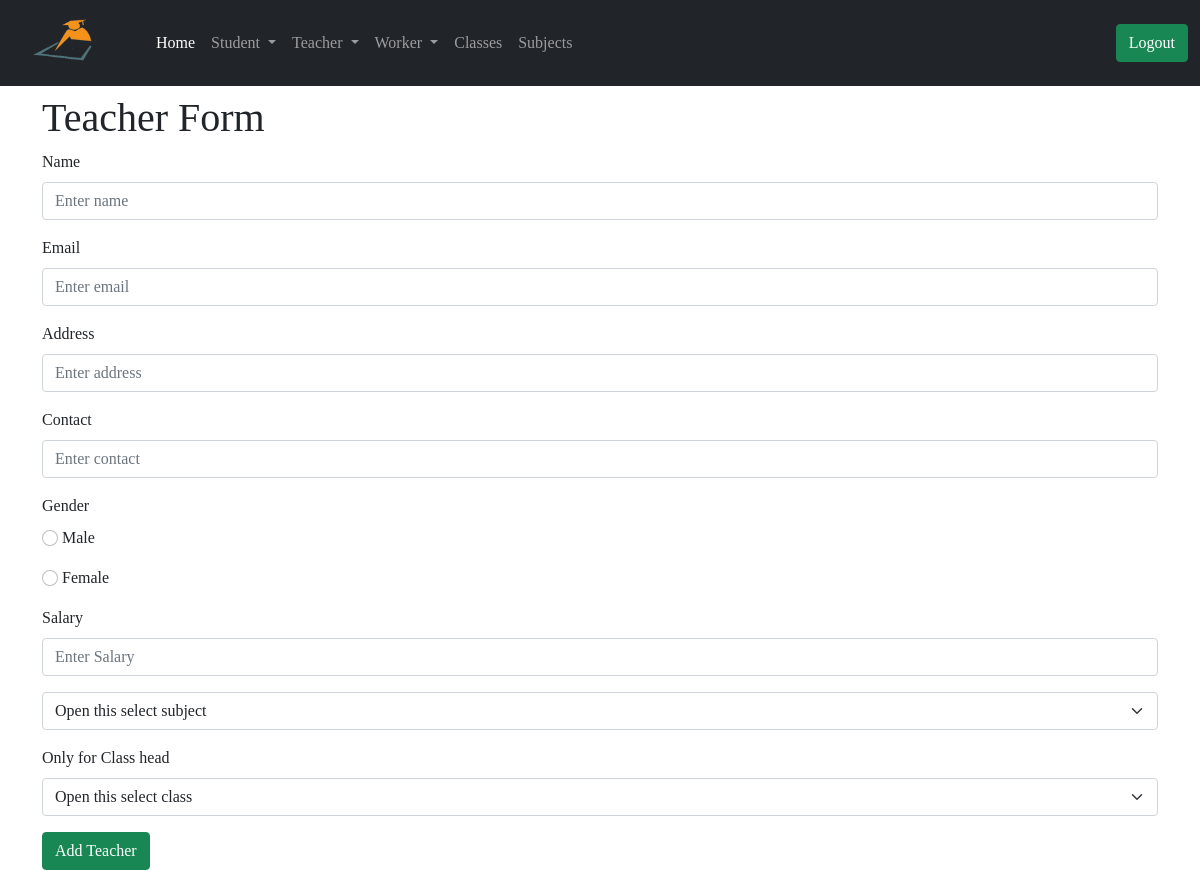
/admin/update_teacher/5 (signed in), run on an earlier commit of the app's database.
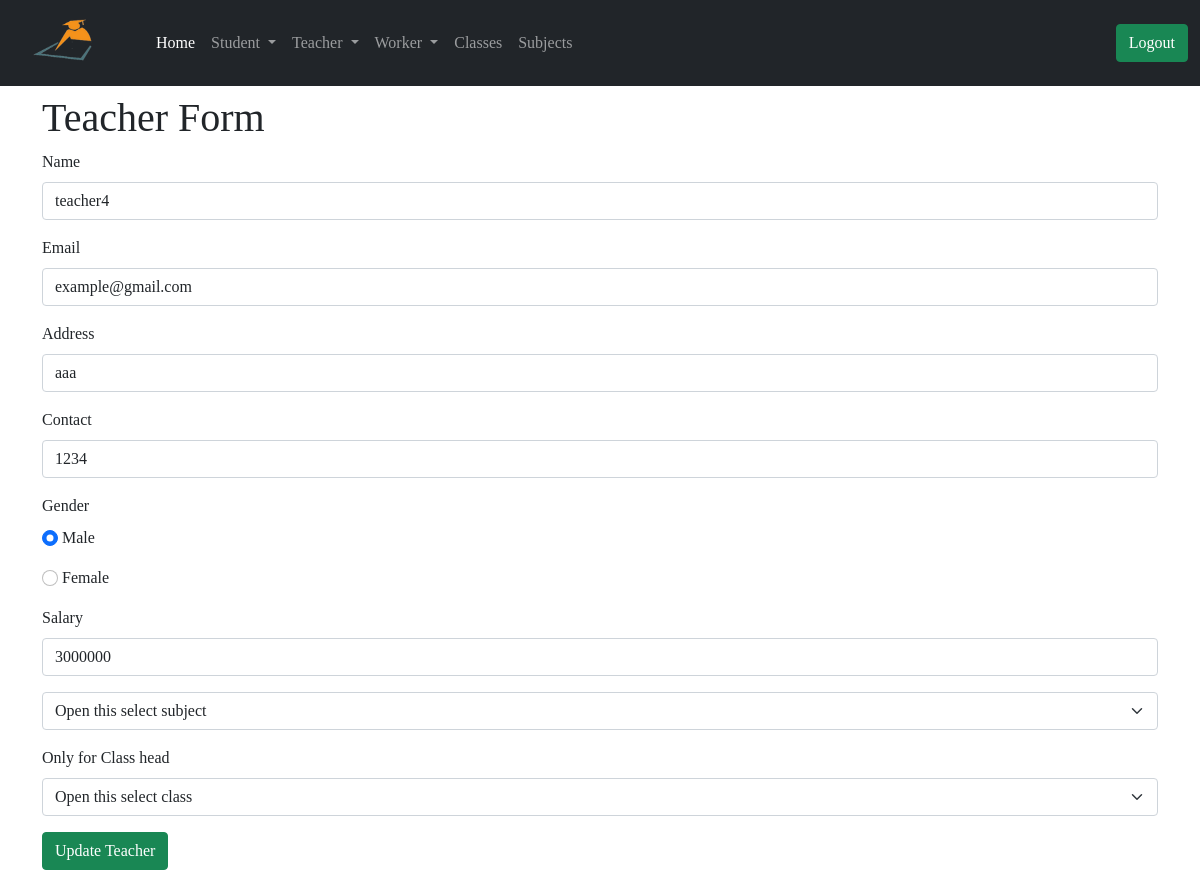
And on a later commit of the database.
### app/models.py (models this page shows, shortened)
class Teacher(db.Model):
    id = db.Column(db.Integer, primary_key=True)
    tech_name = db.Column(db.String(64))
    email = db.Column(db.String(64))
    tech_address = db.Column(db.String(128))
    tech_contact = db.Column(db.String(64))
    gender = db.Column(db.String(64))
    salary = db.Column(db.String(64))
    join_date = db.Column(db.DateTime, default=datetime.utcnow())
    admin_id = db.Column(db.Integer, db.ForeignKey('user.id'))
    tech_subject = db.Column(db.Integer, db.ForeignKey('subject.id'))
    tech_class = db.Column(db.Integer, db.ForeignKey('class.id'))
    uploadlecture = db.relationship('UploadLecture', backref='t_lecture')

### app/routes.py (the view, shortened to what this page needs)
@app.route('/admin/update_teacher/<id>', methods=['GET', 'POST'])
@login_required
def update_teacher(id):
    subjects = Subject.query.all()
    teacher = Teacher.query.filter_by(id=id).first()
    return render_template('admin/add_teacher.html', title='Update Teacher', teacher=teacher, subjects=subjects)

### app/models.py (called while the page is built)
@login.user_loader
def load_user(id):
    return User.query.get(int(id))

    def __repr__(self):
        return 'Subject {}'.format(self.sub_name)

### app/routes.py (called while the page is built)
@app.before_request
def before_request():
    g.user = None
    if 'teacher_id' in session:
        user = Teacher.query.filter_by(id=session['teacher_id']).first()
        g.user = user

@app.before_request
def std_before_request():
    g.std_user = None
    if 'student_id' in session:
        std_user = Student.query.filter_by(id=session['student_id']).first()
        g.std_user = std_user

### app/templates/admin/add_teacher.html (shortened to what this page needs)
{% extends 'admin/base.html' %}
{% block content %}
<div class="container mt-2">
<h1>Teacher Form</h1>
<form method="POST">
    <div class="mb-3">
      <label for="Inputname" class="form-label">Name</label>
      <input type="text" class="form-control" name="tech_name" value="{{teacher.tech_name}}" id="Inputname" placeholder="Enter name" required>
    </div>
    <div class="mb-3">
        <label for="Inputname" class="form-label">Email</label>
        <input type="email" class="form-control" name="email" value="{{teacher.email}}" id="Inputname" placeholder="Enter email" required>
    </div>
    <div class="mb-3">
        <label for="Inputaddress" class="form-label">Address</label>
        <input type="text" class="form-control" name="tech_address" value="{{teacher.tech_address}}" id="Inputaddress" placeholder="Enter address" required>
    </div>
    <div class="mb-3">
        <label for="Inputcontact" class="form-label">Contact</label>
        <input type="tel" class="form-control" name="tech_contact" value="{{teacher.tech_contact}}" id="Inputcontact" placeholder="Enter contact" required>
    </div>
    <label for="Inputcontact" class="form-label">Gender</label>
    {% if teacher %}
    {% if teacher.gender == 'Male' %}
    <div class="mb-3">
      <input class="form-check-input" type="radio" name="gender" value="Male" id="flexRadioDefault1" checked>
      <label class="form-check-label" for="flexRadioDefault1">
        Male
      </label>
    </div>
    <div class="mb-3">
      <input class="form-check-input" type="radio" name="gender" value="Female" id="flexRadioDefault2">
      <label class="form-check-label" for="flexRadioDefault2">
        Female
      </label>
    </div>
      {% endif %}
      {% else %}
      <div class="mb-3">
        <input class="form-check-input" type="radio" name="gender" value="Male" id="flexRadioDefault1">
        <label class="form-check-label" for="flexRadioDefault1">
          Male
        </label>
      </div>
      <div class="mb-3">
        <input class="form-check-input" type="radio" name="gender" value="Female" id="flexRadioDefault2">
        <label class="form-check-label" for="flexRadioDefault2">
          Female
        </label>
      </div>
    {% endif %}
  <div class="mb-3">
    <label for="salary" class="form-label">Salary</label>
    <input type="text" class="form-control" name="salary" value="{{teacher.salary}}" id="Inputname" placeholder="Enter Salary" required>
  </div>
    <div class="mb-3">
        <select class="form-select" name="tech_subject"  aria-label="Default select example">
            <option selected>Open this select subject</option>
        </select>
    </div>
    <div class="mb-3">
      <label for="Inputcontact" class="form-label">Only for Class head</label>
      <select class="form-select" name="stdclass"  aria-label="Default select example">
          <option selected>Open this select class</option>
      </select>
    </div>
    {% if teacher %}
    <button type="submit" class="btn btn-success">Update Teacher</button>
    {% else %}
    <button type="submit" class="btn btn-success">Add Teacher</button>
    {% endif %}
  </form>
</div>
{% endblock %}

What changed in the data, as far as the page shows it:
added Teacher: tech_name "teacher4", email "example@gmail.com", tech_address "aaa", tech_contact "1234", salary "3000000"
Also different on the page:
form field gender: (not shown) → "☑ Male"
form field gender: (not shown) → "☐ Female"
form field gender: "☐ Male" → (not shown)
form field gender: "☐ Female" → (not shown)
text no longer shown: "Add Teacher"
text now shown: "Update Teacher"
